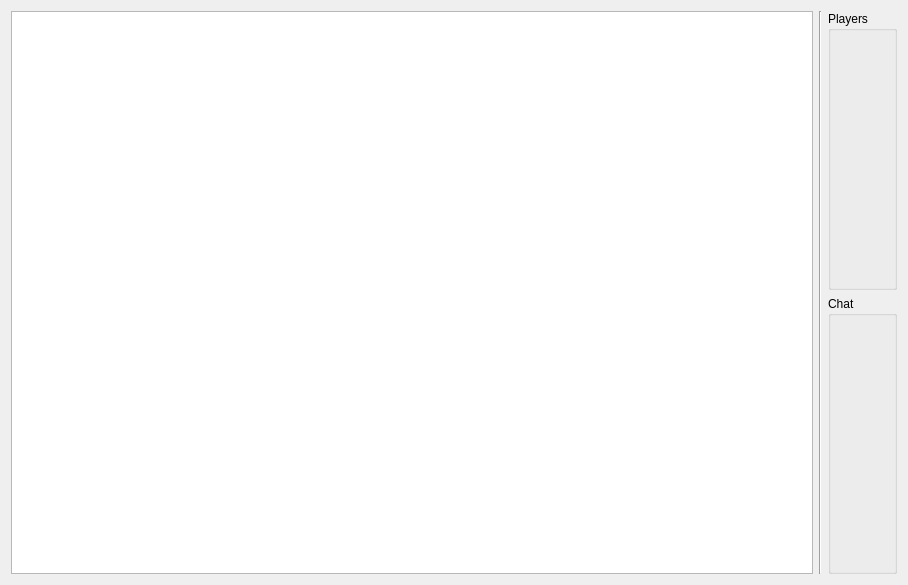
<?xml version="1.0" encoding="UTF-8"?>
<ui version="4.0">
 <class>MultiPlayerPage</class>
 <widget class="QWidget" name="MultiPlayerPage">
  <property name="geometry">
   <rect>
    <x>0</x>
    <y>0</y>
    <width>908</width>
    <height>585</height>
   </rect>
  </property>
  <property name="windowTitle">
   <string>Form</string>
  </property>
  <layout class="QGridLayout" name="gridLayout_2">
   <item row="0" column="2">
    <widget class="QGroupBox" name="groupBox">
     <property name="title">
      <string>Players</string>
     </property>
    </widget>
   </item>
   <item row="0" column="0" rowspan="2">
    <widget class="MultiPlayerSnakeGameView" name="graphicsView_multiPlayer"/>
   </item>
   <item row="1" column="2">
    <widget class="QGroupBox" name="groupBox_2">
     <property name="title">
      <string>Chat</string>
     </property>
     <layout class="QGridLayout" name="gridLayout">
      <item row="0" column="0">
       <widget class="ChatClient" name="widget_mpChatClient" native="true"/>
      </item>
     </layout>
    </widget>
   </item>
   <item row="0" column="1" rowspan="2">
    <widget class="Line" name="line">
     <property name="orientation">
      <enum>Qt::Vertical</enum>
     </property>
    </widget>
   </item>
  </layout>
 </widget>
 <customwidgets>
  <customwidget>
   <class>ChatClient</class>
   <extends>QWidget</extends>
   <header>chatClient/chatclient.h</header>
   <container>1</container>
  </customwidget>
  <customwidget>
   <class>MultiPlayerSnakeGameView</class>
   <extends>QGraphicsView</extends>
   <header>multiplayersnakegameview.h</header>
  </customwidget>
 </customwidgets>
 <resources/>
 <connections/>
</ui>
